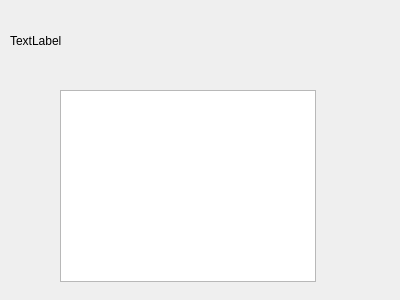
<?xml version="1.0" encoding="UTF-8"?>
<ui version="4.0">
 <class>QuestionForm</class>
 <widget class="QDialog" name="QuestionForm">
  <property name="geometry">
   <rect>
    <x>0</x>
    <y>0</y>
    <width>400</width>
    <height>300</height>
   </rect>
  </property>
  <property name="windowTitle">
   <string>Dialog</string>
  </property>
  <widget class="QLabel" name="questTextLabel">
   <property name="geometry">
    <rect>
     <x>10</x>
     <y>20</y>
     <width>381</width>
     <height>41</height>
    </rect>
   </property>
   <property name="text">
    <string>TextLabel</string>
   </property>
  </widget>
  <widget class="QListWidget" name="listWidget">
   <property name="geometry">
    <rect>
     <x>60</x>
     <y>90</y>
     <width>256</width>
     <height>192</height>
    </rect>
   </property>
  </widget>
 </widget>
 <resources/>
 <connections/>
</ui>
